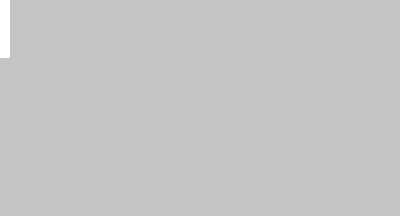
Frame 1 (no input)
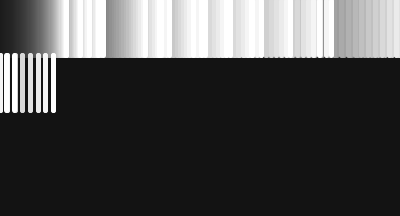
Frame 60 (the mouse pressed at the canvas centre just before this capture)
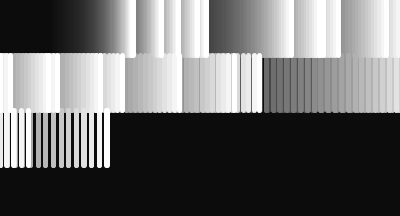
Frame 120 (the mouse held since frame 60 and released just before this capture)

The Processing sketch that drew these frames (run headless with seeded random() and noise(); from frame 60 on, the mouse is pressed at the canvas centre):

// Processing sketch: p5_linhas_ola_mundo
// ── p5_linhas_ola_mundo.pde
/// Ola Mundo
/// O Som do Pensamento
/// Andre Sier

Linha  linhas[];

///////////setup

void setup(){
  size(400,216);
  frameRate(30);
  linhas=new Linha[25];
  for(int i=0; i<linhas.length;i++){
   linhas[i] = new Linha();
  }
}

///////////draw

void draw() {
  // apagar
  fill(0,10);  noStroke();
  rect(0,0,width,height);

  // update e desenhar
  stroke(255);
  strokeWeight(5);
  for(int i=0; i<linhas.length;i++){
   linhas[i].go();
  }

}

///////////classes

class Pt{
 float x,y;
 Pt(float _x, float _y){ x=_x; y=_y;}
}

class Linha{
 int len=55;
 float s=random(1,8);
 Pt p1 = new Pt(0,0);
 Pt p2 = new Pt(0,len);

 Linha(){ } 

 void go(){
    //update
    p1.x += s;
    p2.x += s;
    //wrap e add y
    if(p1.x>width) {
       p1.x = 0; p2.x = 0;
       p1.y += len; p2.y += len;
       if(p1.y > height) {
        p1.y = 0; p2.y = len;
       }
    }
     //desenhar
   line(p1.x,p1.y,p2.x,p2.y);
  }

}
